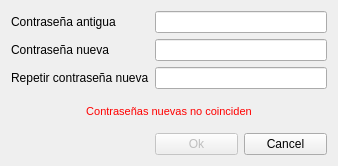
<?xml version="1.0" encoding="UTF-8"?>
<ui version="4.0">
 <class>ChangePasswordDialog</class>
 <widget class="QDialog" name="ChangePasswordDialog">
  <property name="geometry">
   <rect>
    <x>0</x>
    <y>0</y>
    <width>338</width>
    <height>166</height>
   </rect>
  </property>
  <property name="sizePolicy">
   <sizepolicy hsizetype="Fixed" vsizetype="Fixed">
    <horstretch>0</horstretch>
    <verstretch>0</verstretch>
   </sizepolicy>
  </property>
  <property name="minimumSize">
   <size>
    <width>338</width>
    <height>0</height>
   </size>
  </property>
  <property name="maximumSize">
   <size>
    <width>338</width>
    <height>16777215</height>
   </size>
  </property>
  <property name="windowTitle">
   <string>Change password</string>
  </property>
  <layout class="QGridLayout" name="gridLayout">
   <item row="4" column="1">
    <widget class="QPushButton" name="m_okButton">
     <property name="enabled">
      <bool>false</bool>
     </property>
     <property name="text">
      <string>Ok</string>
     </property>
     <property name="default">
      <bool>true</bool>
     </property>
    </widget>
   </item>
   <item row="2" column="1" colspan="2">
    <widget class="QLineEdit" name="m_newPasswordConfirmationEdit">
     <property name="echoMode">
      <enum>QLineEdit::Password</enum>
     </property>
    </widget>
   </item>
   <item row="0" column="0">
    <widget class="QLabel" name="label_3">
     <property name="text">
      <string>Contraseña antigua</string>
     </property>
    </widget>
   </item>
   <item row="0" column="1" colspan="2">
    <widget class="QLineEdit" name="m_oldPasswordEdit">
     <property name="echoMode">
      <enum>QLineEdit::Password</enum>
     </property>
    </widget>
   </item>
   <item row="4" column="2">
    <widget class="QPushButton" name="m_cancelButton">
     <property name="text">
      <string>Cancel</string>
     </property>
    </widget>
   </item>
   <item row="1" column="0">
    <widget class="QLabel" name="label">
     <property name="sizePolicy">
      <sizepolicy hsizetype="Maximum" vsizetype="Preferred">
       <horstretch>0</horstretch>
       <verstretch>0</verstretch>
      </sizepolicy>
     </property>
     <property name="text">
      <string>Contraseña nueva</string>
     </property>
    </widget>
   </item>
   <item row="1" column="1" colspan="2">
    <widget class="QLineEdit" name="m_newPasswordEdit">
     <property name="sizePolicy">
      <sizepolicy hsizetype="Expanding" vsizetype="Fixed">
       <horstretch>0</horstretch>
       <verstretch>0</verstretch>
      </sizepolicy>
     </property>
     <property name="echoMode">
      <enum>QLineEdit::Password</enum>
     </property>
    </widget>
   </item>
   <item row="2" column="0">
    <widget class="QLabel" name="label_2">
     <property name="sizePolicy">
      <sizepolicy hsizetype="Maximum" vsizetype="Preferred">
       <horstretch>0</horstretch>
       <verstretch>0</verstretch>
      </sizepolicy>
     </property>
     <property name="text">
      <string>Repetir contraseña nueva</string>
     </property>
    </widget>
   </item>
   <item row="3" column="0" colspan="3">
    <widget class="QLabel" name="m_errorLabel">
     <property name="styleSheet">
      <string notr="true">color: #ff0000; font: 11px;</string>
     </property>
     <property name="text">
      <string>Contraseñas nuevas no coinciden</string>
     </property>
     <property name="alignment">
      <set>Qt::AlignCenter</set>
     </property>
    </widget>
   </item>
  </layout>
 </widget>
 <tabstops>
  <tabstop>m_oldPasswordEdit</tabstop>
  <tabstop>m_newPasswordEdit</tabstop>
  <tabstop>m_newPasswordConfirmationEdit</tabstop>
  <tabstop>m_okButton</tabstop>
  <tabstop>m_cancelButton</tabstop>
 </tabstops>
 <resources/>
 <connections>
  <connection>
   <sender>m_newPasswordEdit</sender>
   <signal>textChanged(QString)</signal>
   <receiver>ChangePasswordDialog</receiver>
   <slot>checkPassword(QString)</slot>
   <hints>
    <hint type="sourcelabel">
     <x>223</x>
     <y>64</y>
    </hint>
    <hint type="destinationlabel">
     <x>168</x>
     <y>82</y>
    </hint>
   </hints>
  </connection>
  <connection>
   <sender>m_newPasswordConfirmationEdit</sender>
   <signal>textChanged(QString)</signal>
   <receiver>ChangePasswordDialog</receiver>
   <slot>checkPassword(QString)</slot>
   <hints>
    <hint type="sourcelabel">
     <x>223</x>
     <y>103</y>
    </hint>
    <hint type="destinationlabel">
     <x>168</x>
     <y>82</y>
    </hint>
   </hints>
  </connection>
  <connection>
   <sender>m_okButton</sender>
   <signal>clicked()</signal>
   <receiver>ChangePasswordDialog</receiver>
   <slot>accept()</slot>
   <hints>
    <hint type="sourcelabel">
     <x>169</x>
     <y>141</y>
    </hint>
    <hint type="destinationlabel">
     <x>168</x>
     <y>82</y>
    </hint>
   </hints>
  </connection>
  <connection>
   <sender>m_cancelButton</sender>
   <signal>clicked()</signal>
   <receiver>ChangePasswordDialog</receiver>
   <slot>reject()</slot>
   <hints>
    <hint type="sourcelabel">
     <x>277</x>
     <y>141</y>
    </hint>
    <hint type="destinationlabel">
     <x>168</x>
     <y>82</y>
    </hint>
   </hints>
  </connection>
 </connections>
 <slots>
  <slot>checkPassword(QString)</slot>
 </slots>
</ui>
